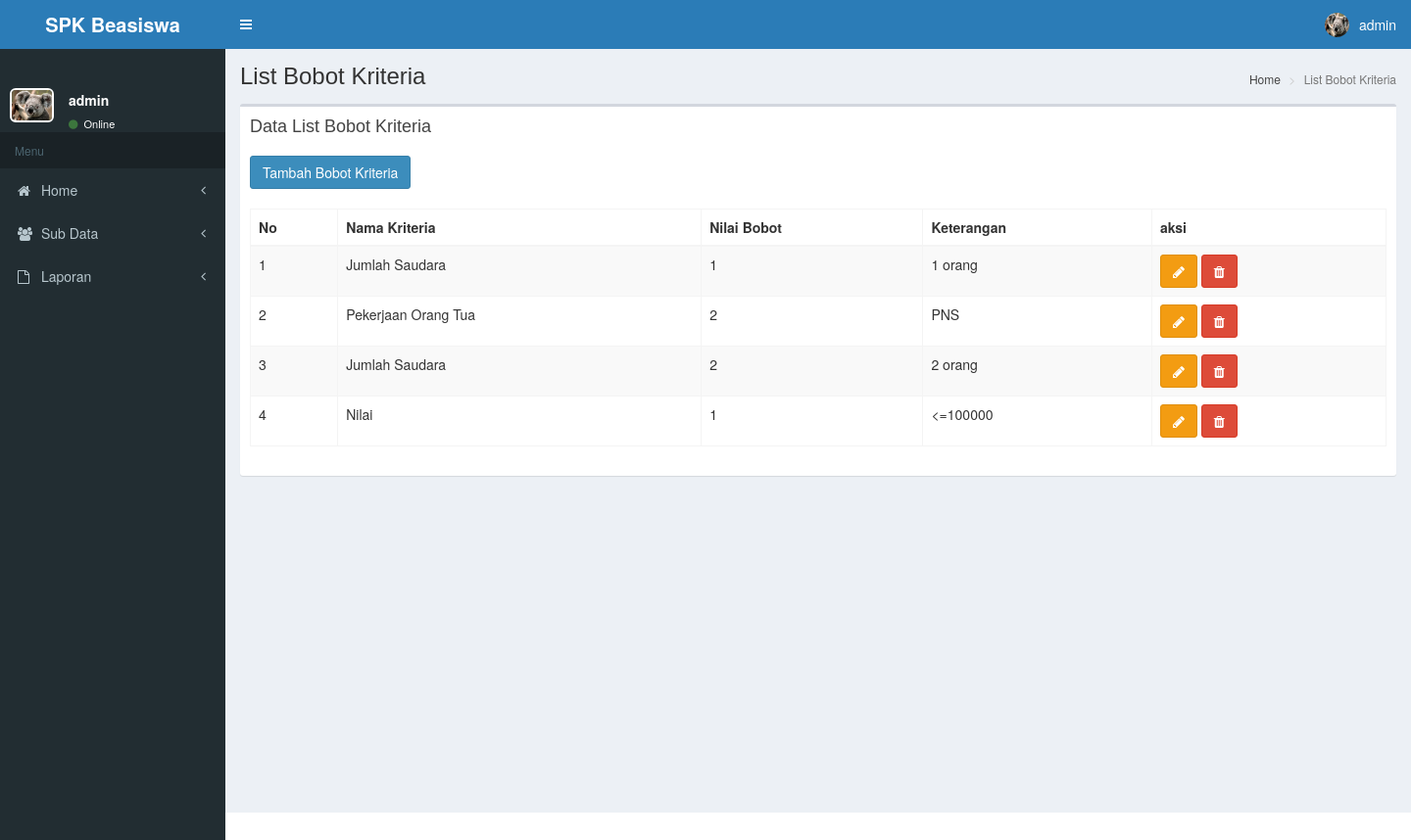
Before: /admin/admin.php?p=bobot_kriteria (signed in) with the older database file.
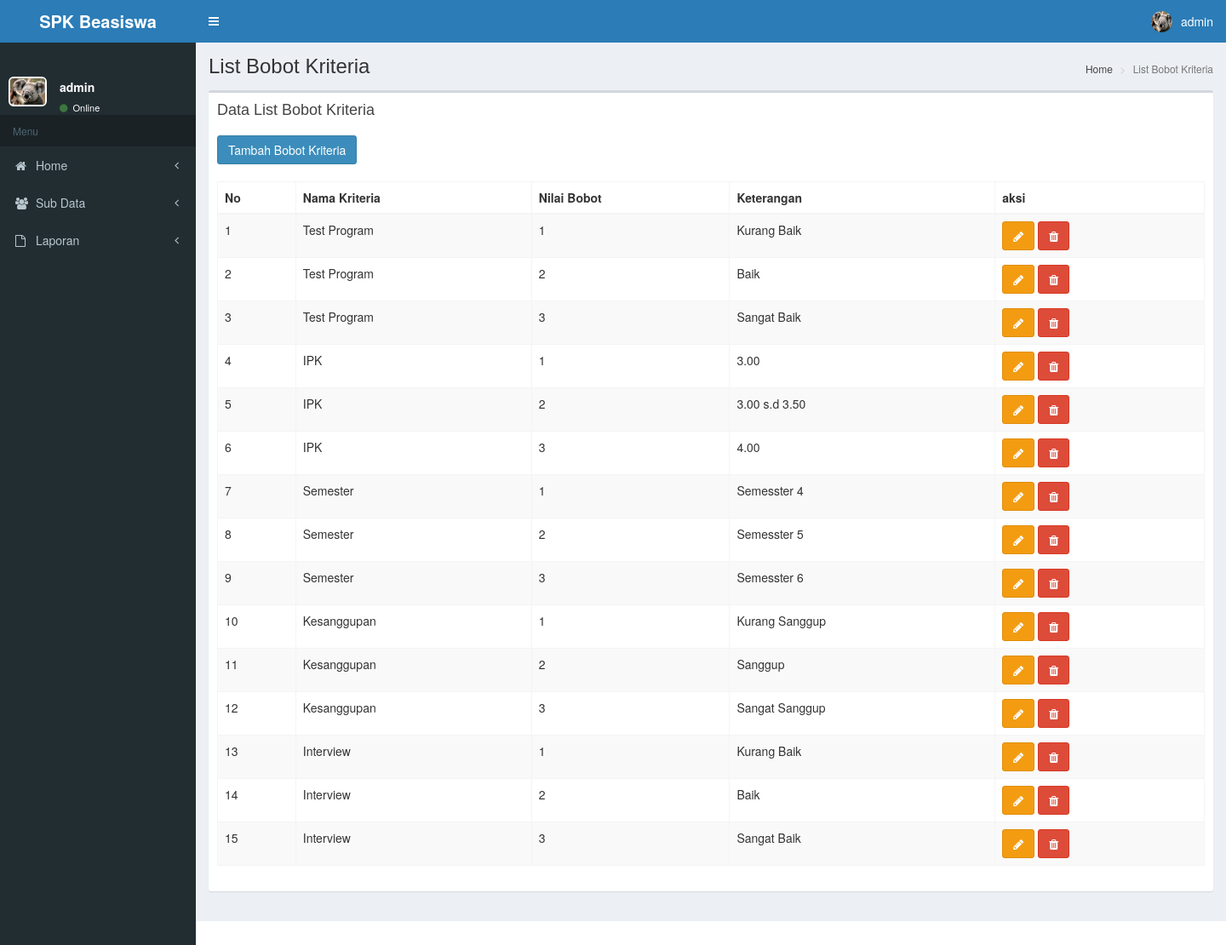
After: the same page with the newer database file.
### tables this page shows
CREATE TABLE `nilai_kriteria` (
  `id_nilaikriteria` int(11) NOT NULL,
  `id_kriteria` varchar(30) NOT NULL,
  `nilai` float NOT NULL,
  `keterangan` varchar(50) NOT NULL
);

CREATE TABLE `kriteria` (
  `id_kriteria` varchar(30) NOT NULL,
  `nama_kriteria` varchar(50) NOT NULL
);

### admin/pages/bobot_kriteria.php (the view, shortened to what this page needs)
<div class="content-wrapper">
    <form action="" mothod="POST">
    <section class="content-header">
      <h1>
        List Bobot Kriteria
      </h1>
      <ol class="breadcrumb">
        <li><a href="#"> Home</a></li>
        <li class="active">List Bobot Kriteria </li>
      </ol>
    </section>
    <section class="content">
      <div class="row">
        <div class="col-xs-12">
          <div class="box">
            <div class="box-header">
              <h3 class="box-title">Data List Bobot Kriteria</h3>
            </div>
            <div class="box-body">
            <a  href="admin.php?p=tambah-bobot-kriteria" class="btn btn-primary">Tambah Bobot Kriteria </a>
              <br>
              <br>
              <div class="table-responsive">
              <table id="example1" class="table table-bordered table-striped">
                <thead>
                  <tr>
                    <th>No</th>
                    <th>Nama Kriteria</th>
                    <th>Nilai Bobot</th>
                    <th>Keterangan</th>
                    <th>aksi</th>
                  </tr>
                </thead>
                <tbody>
                   <?php
                   include './../koneksi/koneksi.php';
                  $no=0;
                $sql=mysqli_query($conn,"SELECT * FROM nilai_kriteria INNER JOIN kriteria ON nilai_kriteria.id_kriteria=kriteria.id_kriteria");
                while($q=mysqli_fetch_array($sql)){
                    $no++;
                 ?>
                  <tr>
                    <td><?php echo $no; ?></td>
                     <td><?php echo $q['nama_kriteria']; ?></td>
                    <td><?php echo $q['nilai']; ?></td>
                    <td><?php echo $q['keterangan']; ?></td>
                      <td>
                     <a href="admin.php?p=edit-bobot&id=<?php echo $q['id_nilaikriteria']; ?>" class="btn btn-warning"><i class="fa fa-pencil"></i></a>
                      <a href="pages/delet-bobot.php?id=<?php echo $q['id_nilaikriteria']; ?>" onclick="return confirm('Yakin Mau DIhapus?')" class="btn btn-danger"><i class="fa fa-trash"></i></a>
                    </td>
                     </tr>
              <?php } ?>
                </tbody>
              </table>
              </form>
            </div>

Changed rows visible on the page:
changed nilai_kriteria (number 1 of 15 on the later page): id_kriteria.nama_kriteria "Jumlah Saudara" → "Test Program"; keterangan "1 orang" → "Kurang Baik"
changed nilai_kriteria (number 2 of 15 on the later page): id_kriteria.nama_kriteria "Pekerjaan Orang Tua" → "Test Program"; keterangan "PNS" → "Baik"
changed nilai_kriteria (number 3 of 15 on the later page): id_kriteria.nama_kriteria "Jumlah Saudara" → "Test Program"; nilai "2" → "3"; keterangan "2 orang" → "Sangat Baik"
changed nilai_kriteria (number 4 of 15 on the later page): id_kriteria.nama_kriteria "Nilai" → "IPK"; keterangan "<=100000" → "3.00"
added nilai_kriteria: id_kriteria.nama_kriteria "IPK", nilai "2", keterangan "3.00 s.d 3.50"
added nilai_kriteria: id_kriteria.nama_kriteria "IPK", nilai "3", keterangan "4.00"
added nilai_kriteria: id_kriteria.nama_kriteria "Semester", nilai "1", keterangan "Semesster 4"
added nilai_kriteria: id_kriteria.nama_kriteria "Semester", nilai "2", keterangan "Semesster 5"
added nilai_kriteria: id_kriteria.nama_kriteria "Semester", nilai "3", keterangan "Semesster 6"
added nilai_kriteria: id_kriteria.nama_kriteria "Kesanggupan", nilai "1", keterangan "Kurang Sanggup"
added nilai_kriteria: id_kriteria.nama_kriteria "Kesanggupan", nilai "2", keterangan "Sanggup"
added nilai_kriteria: id_kriteria.nama_kriteria "Kesanggupan", nilai "3", keterangan "Sangat Sanggup"
added nilai_kriteria: id_kriteria.nama_kriteria "Interview", nilai "1", keterangan "Kurang Baik"
added nilai_kriteria: id_kriteria.nama_kriteria "Interview", nilai "2", keterangan "Baik"
added nilai_kriteria: id_kriteria.nama_kriteria "Interview", nilai "3", keterangan "Sangat Baik"
